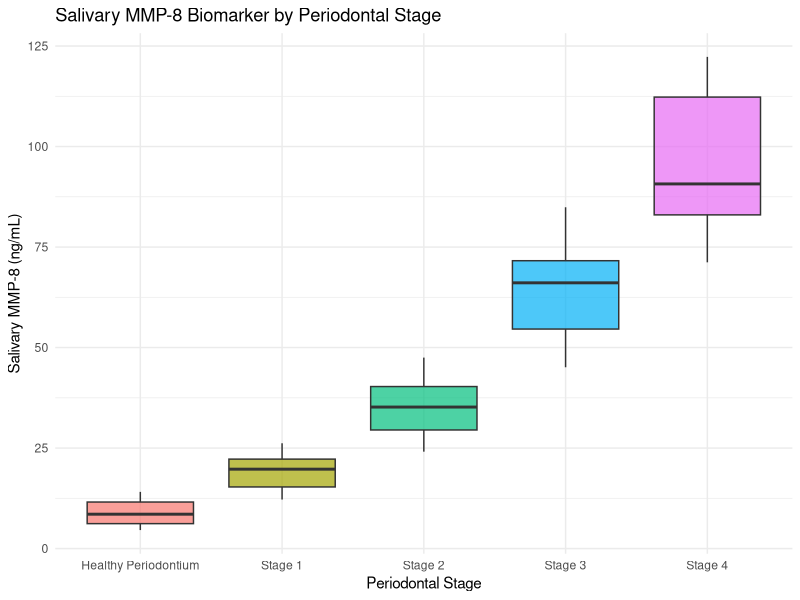

Write the R code that produced this figure.
## ---- chunk 1
#| label: setup
#| message: false
#| echo: false

library(tidyverse)

teeth_data <- read_csv("oral_systemic_cohort.csv", show_col_types = FALSE)
## ---- chunk 2
#| label: teeth-plot
#| echo: false

teeth_data |>
  ggplot(aes(x = periodontal_stage_label, y = salivary_mmp8_ng_ml, fill = periodontal_stage_label)) +
  geom_boxplot(alpha = 0.7, show.legend = FALSE) +
  theme_minimal() +
  labs(
    title = "Salivary MMP-8 Biomarker by Periodontal Stage",
    x = "Periodontal Stage",
    y = "Salivary MMP-8 (ng/mL)"
  )
